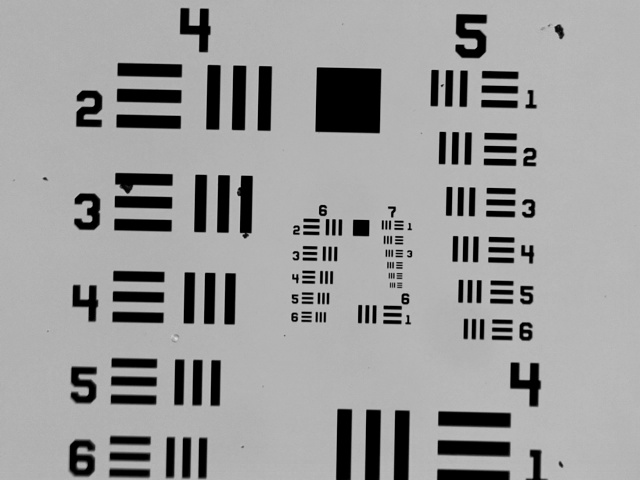
#> input picture calibration/drift_image.jpg, 640 x 480 px
$ python -i analyse_usaf_image.py   (imports and definitions only)
#> lines starting #> are read from the running program, lines starting #| are printed output that depends on the picture; long printed decimals are rounded
# -*- coding: utf-8 -*-
"""
Analyse a USAF test target image, to determine the image's dimensions.

See: https://en.wikipedia.org/wiki/1951_USAF_resolution_test_chart

(c) Richard Bowman 2017, released under GNU GPL


From Wikipedia, the number of line pairs/mm is 2^(g+(h-1)/6) where g is the
"group number" and h is the "element number".  Each group has 6 elements,
numbered from 1 to 6.  My ThorLabs test target goes down to group 7, meaning
the finest pitch is 2^(7+(6-1)/6)=2^(47/8)=

"""
from __future__ import print_function
from matplotlib import pyplot as plt
import matplotlib.patches

from skimage import data
from skimage.feature import corner_harris, corner_subpix, corner_peaks
from skimage.transform import warp, AffineTransform
from skimage.draw import ellipse
from skimage.io import imread
import numpy as np
import cv2
from sklearn.cluster import MeanShift
from contextlib import closing

import scipy.ndimage
import scipy.interpolate
import itertools
import os.path
import os
import sys
from skimage.io import imread
from matplotlib.backends.backend_pdf import PdfPages

#################### Rotate the image so the bars are X/Y aligned #############
# [44 lines left out: function find_image_orientation, not called in this run]


################### Find the bars ############################

def template(n):
    """Generate a template image of three horizontal bars, n x n pixels

    NB the bars occupy the central square of the template, with a margin
    equal to one bar all around.  There are 3 bars and 2 spaces between,
    so bars are m=n/7 wide.

    returns: n x n numpy array, uint8
    """
    n = int(n)
    template = np.ones((n, n), dtype=np.uint8)
    template *= 255

    for i in range(3):
        template[n//7:-n//7,  (1 + 2*i) * n//7:(2 + 2*i) * n//7] = 0
    return template

def find_elements(image,
                  template_fn=template,
                  scale_increment=1.04,
                  n_scales=100,
                  return_all=False):
    """Use a multi-scale template match to find groups of 3 bars in the image.

    We return a list of tuples, (score, (x,y), size) for each match.

    image: a 2D uint8 numpy array in which to search
    template_fn: a function to generate a square uint8 array, which takes one
        argument n that specifies the side length of the square.
    scale_increment: the factor by which the template size is increased each
        iteration.  Should be a floating point number a little bigger than 1.0
    n_scales: the number of sizes searched.  The largest size is half the image
        size.

    """
    matches = []
    start = np.log(image.shape[0]/2)/np.log(scale_increment) - n_scales
    print("Searching for targets", end='')
    for nf in np.logspace(start, start + n_scales, base=scale_increment):
        if nf < 28:  #There's no point bothering with tiny boxes...
            continue
        templ = template(nf) #NB n is rounded down from nf
        res = cv2.matchTemplate(image,templ,cv2.TM_CCOEFF_NORMED)
        min_val, max_val, min_loc, max_loc = cv2.minMaxLoc(res)
        matches.append((max_val, max_loc, templ.shape[0]))
        print('.', end='')
    print("done")

    # Take the matches at different scales and filter out the good ones
    scores = np.array([m[0] for m in matches])
    threshold_score = (scores.max() + scores.min()) / 2
    filtered_matches = [m for m in matches if m[0] > threshold_score]

    # Group overlapping matches together, and pick the best one
    def overlap1d(x1, n1, x2, n2):
        """Return the overlapping length of two 1d regions

        Draw four positions, indicating the edges of the regions (i.e. x1,
        c1+n1, x2, x2+n2).  The smallest distance between a starting edge (x1
        or x2) and a stopping edge (x+n) gives the overlap.  This will be
        one of the four values in the min().  The overlap can't be <0, so if
        the minimum is negative, return zero.
        """
        return max(min(x1 + n1 - x2, x2 + n2 - x1, n1, n2), 0)

    unique_matches = []
    while len(filtered_matches) > 0:
        current_group = []
        new_matches = [filtered_matches.pop()]
        while len(new_matches) > 0:
            current_group += new_matches
            new_matches = []
            for m1 in filtered_matches:
                for m2 in current_group:
                    s1, (x1, y1), n1 = m1
                    s2, (x2, y2), n2 = m2
                    overlap = (overlap1d(x1, n1, x2, n2) *
                               overlap1d(y1, n1, y2, n2))
                    if overlap > 0.5 * min(n1, n2)**2:
                        new_matches.append(m1)
                        filtered_matches.remove(m1)
                        break
        # Now we should have current_group full of overlapping matches.  Pick
        # the best one.
        best_score_index = np.argmax([m[0] for m in current_group])
        unique_matches.append(current_group[best_score_index])

    elements = unique_matches
    if return_all:
        return elements, matches
    else:
        return elements


def plot_matches(image, elements, elements_T=[]):
    """Plot the image, then highlight the groups."""
    f, ax = plt.subplots(1,1)
    if len(image.shape)==2:
        ax.imshow(image, cmap='gray')
    elif len(image.shape)==3 and image.shape[2]==3 or image.shape[2]==4:
        ax.imshow(image)
    else:
        raise ValueError("The image must be 2D or 3D")
    for score, (x, y), n in elements:
        ax.add_patch(matplotlib.patches.Rectangle((x,y), n, n,
                                                  fc='none', ec='red'))
    for score, (y, x), n in elements_T:
        ax.add_patch(matplotlib.patches.Rectangle((x,y), n, n,
                                                  fc='none', ec='blue'))
    return f


def find_peak_position(y, **kwargs):
    """Use spline interpolation to find the peak position of a curve.

    We differentiate the curve numerically (no smoothing) then use a spline to
    find the root closest to the middle.  Additional keyword arguments are
    passed to `scipy.interpolate.UnivariateSpline`.

    returns: the floating-point x value (i.e. index) of the peak.
    """
    n = len(y)
    try:
        spline = scipy.interpolate.UnivariateSpline(np.arange(n-1)+0.5,
                                                    np.diff(y), **kwargs)
    except Exception as e:
        print("Problem: spline failed for data of size {}".format(n))
        raise e
    return spline.roots()[np.argmin((spline.roots()-n/2)**2)] #pick centre root

# Now we've got a list of good elements in the image, with approximate sizes.
# We can extract these for further analysis.
def analyse_elements(image, elements, plot=False):
    """Calculate the precise period of each group of bars, from autocorrelation

    returns: a list of tuples, (p1, p2) for each element, where p1 and p2 are
    the distances between the two outer bars and the central bar.

    It also correlates each row of the image with the average row, which allows
    us to correct the values for tilt.
    """
    if plot: f, axes = plt.subplots(2,len(elements))
    else: f, axes = None, [[None]*len(elements)]*2
    analysis = []
    for (score, (x, y), n), ax0, ax1 in zip(elements, axes[0], axes[1]):
        try:
            gray_roi = image[y:y+n, x:x+n]
            marginal = np.mean(gray_roi[n*3//14:-n*3//14, :], axis=0)
                                    # average over the bars, ignoring the ends
            target = marginal[np.newaxis, n//14:-n//14].astype(np.uint8)
                            # target is a 1px-high image with 3 bars in it
            # We correlate the thin target with each row of the image, to
            # recover the tilt of the image.
            slant = cv2.matchTemplate(gray_roi[n*3//14:-n*3//14, :],
                                      target.astype(np.uint8), cv2.TM_CCOEFF_NORMED)
            # threshold and centre of mass for each row
            slant -= slant.min(axis=1)[:,np.newaxis]
            slant /= slant.max(axis=1)[:,np.newaxis]
            slant -= 0.8
            slant[slant < 0] = 0
            shifts = np.sum(slant * np.arange(slant.shape[1]), axis=1)/np.sum(slant, axis=1)
            gradient, offset = np.polyfit(np.arange(len(shifts)), shifts, 1)
            tilt = np.arctan(gradient) # fit the peak in each row to find the angle

            centre = marginal[n*5//14:n*9//14] #the central bar
            ccor = np.convolve(marginal, centre[::-1] - np.mean(centre), mode='valid')
                            # NB the central peak will always be at ccor[n*5//14]
                            # Outer peaks should be that +/- n*2//7
            if plot: ax1.plot(np.abs(np.arange(len(ccor)) - n*5//14), ccor)
            maxcor = ccor[n*5//14]
            period_1 = n*5//14 - find_peak_position(ccor[:n//7])
            period_1 *= np.cos(tilt)
            period_2 = find_peak_position(ccor[4*n//7:]) + 4*n//7 - n*5//14
            period_2 *= np.cos(tilt)
            if plot:
                for x in [period_1, period_2]:
                    ax1.plot(np.abs([x, x]), [0, maxcor])
                ax0.imshow(gray_roi, cmap="cubehelix")
                ax0.axis("off")
                ys = np.arange(len(shifts)) + 3*n//14
                cx = (n-1.)/2
                ax0.plot(shifts - np.mean(shifts) + cx, ys, 'r+') # plot fitted X values
                for x in [-period_1, 0, period_2]:
                    ax0.plot(x + (ys - np.mean(ys)) * np.tan(tilt) + cx, ys - x * np.tan(tilt), 'b-')

            analysis.append((period_1, period_2))
        except Exception as e:
            print("Exception: {}".format(e))
    if plot:
        return f, analysis
    else:
        return analysis

def fit_periods(periods, gray_image, g=5, h=6, plot=True):
    """Assume the smallest element is group g, element h, and analyse.

    We return a dictionary with relevant parameters of the image.  This
    fits the measured periods of elements in the image to the known
    periods of the USAF pattern, assuming that the smallest period is
    group <g> element <h>.  If plot is set to True, the periods are
    plotted on a graph along with the line of best fit used to calculate
    the magnification.
    """
    minp = np.max(gray_image.shape)
    for p in periods:
        p.sort()
        minp = min(minp, min(p))

    xs = []
    for p in periods:
        # The sizes ought to be quantised in the sixth root of 2
        xs.append(2**(np.round(np.log(p/minp)/np.log(2)*6)/6))
   # x = 2**(np.arange(len(p1))/6)
    if plot:
        f, ax = plt.subplots(1,1)
        for x, p in zip(xs, periods):
            ax.plot(x, p, 'o')
    #assume the X and Y magnifications are equal...
    m = np.polyfit(np.concatenate(xs), np.concatenate(periods), 1)
    if plot:
        ax.plot(x, m[0]*x + m[1], '-')
    print("Linear fitting gives the smallest period as {} pixels".format(m[0]))
    rs = np.concatenate(periods)/np.concatenate(xs)
    period_gradient = np.mean(rs)
    period_gradient_se = np.std(rs)/np.sqrt(len(rs) - 1)
    if plot:
        ax.plot(x, period_gradient*x, '-')
    print("Assuming intercept is zero gives {} +/- {}".format(rs.mean(),
                                              rs.std()/np.sqrt(len(rs)-1)))
    print("Assuming smallest block is group {}, element {},".format(g,h))
    line_pairs_mm = 2**(g + (h - 1)/6.0)
    period_um = 1000 / line_pairs_mm
    pixel_nm = 1000 * period_um / period_gradient
    pixel_nm_se = pixel_nm / period_gradient * period_gradient_se
    print("pixel size is {:.1f} +/- {:.1f} nm".format(pixel_nm, pixel_nm_se))
    FoV = np.array(gray_image.T.shape) * pixel_nm / 1000.0
    print("FOV is {:.1f}x{:.1f}um +/- {:.2f}%".format(FoV[0], FoV[1], pixel_nm_se/pixel_nm*100))
    diagonal = np.sqrt(np.sum(FoV**2))
    print("diagonal is {:.1f} +/- {:.1f} um".format(diagonal,
                                            diagonal * pixel_nm_se/pixel_nm))
    parameters = {
            'group':g,
            'element':h,
            'pixel_nm':pixel_nm,
            'pixel_nm_se':pixel_nm_se,
            'field_of_view':FoV,
            'field_of_view_x':FoV[0],
            'field_of_view_y':FoV[1],
            'pixels':gray_image.T.shape,
            'pixels_x':gray_image.T.shape[0],
            'pixels_y':gray_image.T.shape[1],
            'diagonal':diagonal,
            'fractional_standard_error':pixel_nm_se/pixel_nm,
            'smallest_period_pixels':period_gradient,
            'smallest_period_se':period_gradient_se,
            'polyfit_coefficients':m,
            }
    if plot:
        return f, parameters
    else:
        return parameters

def analyse_image(gray_image, pdf=None):
    """Find USAF groups in the image and fit them to determine magnification.

    This is the top-level function that you should call to analyse an image.
    The image should be a 2D numpy array.  If the optional "pdf" argument is
    supplied, several graphs will be plotted into the given PdfPages object.

    returns: fig, parameters

    fig is a matplotlib figure object plotting to the image with each
    element highlighted in a box.
    parameters is a dictionary summarising the fitted values, as returned
    by fit_periods."""
    elementsx, matchesx = find_elements(gray_image, return_all=True)
    elementsy, matchesy = find_elements(gray_image.T, return_all=True)
    fig = plot_matches(gray_image, elementsx, elementsy)
    fax, analysisx = analyse_elements(gray_image, elementsx, plot=True)
    fay, analysisy = analyse_elements(gray_image.T, elementsy, plot=True)

    #Now generate four lists, of first/second periods in X and Y
    periods = [[a[i] for a in analysis]
                for i in range(2) for analysis in (analysisx, analysisy)]

    ffit, parameters = fit_periods(periods, gray_image)

    if pdf is not None:
        for f in [fig, fax, fay, ffit]:
            pdf.savefig(f)
    for f in [fax, fay, ffit]:
        plt.close(f)
    return fig, parameters

# [40 lines left out: functions analyse_file, analyse_folders, not called in this run]

# [13 lines not run here, left out]

>>> import cv2
>>> picture = cv2.imread('drift_image.jpg', cv2.IMREAD_GRAYSCALE)
#> picture is the input picture: shape (480, 640); min 0, max 224, mean 155.3
>>> result = analyse_image(picture)
#> the loop in find_elements, `for nf in np.logspace(start, start + n_scales, base=scale_increment):` made 50 passes
#> (min_val, max_val, min_loc, max_loc) on passes 24 to 27: (-0.4, 0.971, (486, 213), (460, 315)), (-0.418, 0.914, (484, 161), (454, 276)), (-0.419, 0.959, (443, 227), (448, 232)), (-0.407, 0.884, (437, 178), (442, 183))
#> after the loop in find_elements, `for nf in np.logspace(start, start + n_scales, base=scale_increment):`:
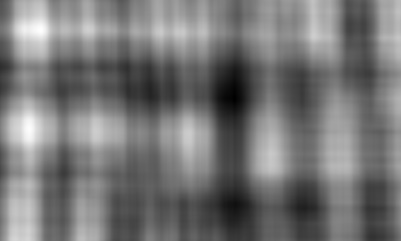
#> res: shape (241, 401) float32; min -0.222, max 0.27, mean 0.00653; drawn with min black and max white
#> after the loop in find_elements, `for nf in np.logspace(start, start + n_scales, base=scale_increment):`: matches = 27 items
#> in find_elements, `scores = np.array([m[0] for m in matches])`: scores = 27 values, max 0.971 at index 0, min 0.27 at index 26, mean 0.68
#> in find_elements, `threshold_score = (scores.max() + scores.min()) / 2`: threshold_score = 0.62
#> in find_elements, `filtered_matches = [m for m in matches if m[0] > threshold_score]`: filtered_matches = 16 items
#> the loop in find_elements, `while len(filtered_matches) > 0:` made 10 passes
#> best_score_index on passes 1 to 4: 1, 1, 0, 0
#> after the loop in find_elements, `while len(filtered_matches) > 0:`: filtered_matches = []; unique_matches = [(0.954, (194, 52), 91), (0.903, (185, 165), 78), (0.968, (174, 263), 72), (0.915, (165, 350), 66), (0.921, (424, 63), 52), (0.926, (434, 127), 44), (0.906, (441, 182), 41), (0.959, (448, 232), 35), (0.914, (454, 276), 32), (0.971, (460, 315), 29)]
#> in find_elements, `elements = unique_matches`: elements has the same summary as unique_matches
#> in analyse_image, `elementsx, matchesx = find_elements(gray_image, return_all=True)`: elementsx has the same summary as unique_matches in find_elements; matchesx = 27 items
#> call 2 of find_elements, with scale_increment = 1.04, n_scales = 100, return_all = True
#> the loop in find_elements (call 2), `for nf in np.logspace(start, start + n_scales, base=scale_increment):` made 50 passes
#> (min_val, max_val, min_loc, max_loc) on passes 20 to 23: (-0.448, 0.953, (320, 480), (316, 488)), (-0.452, 0.931, (273, 494), (277, 487)), (-0.473, 0.903, (228, 475), (233, 485)), (-0.445, 0.908, (227, 474), (232, 484))
#> after the loop in find_elements (call 2), `for nf in np.logspace(start, start + n_scales, base=scale_increment):`:
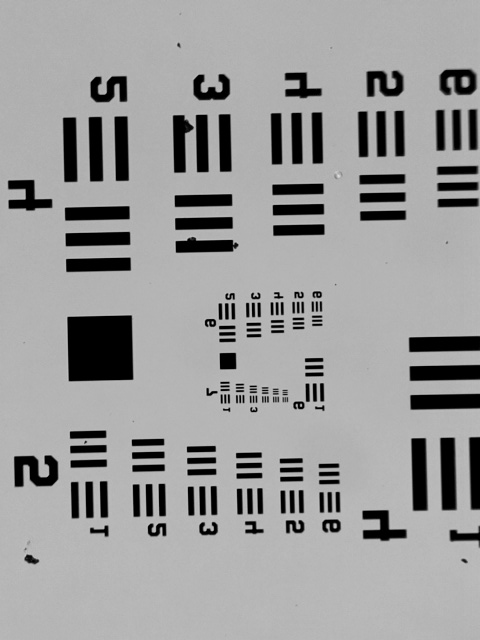
#> image: shape (640, 480); min 0, max 224, mean 155.3
#> after the loop in find_elements (call 2), `for nf in np.logspace(start, start + n_scales, base=scale_increment):`:
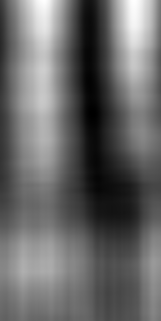
#> res: shape (321, 161) float32; min -0.224, max 0.359, mean 0.0164; drawn with min black and max white
#> after the loop in find_elements (call 2), `for nf in np.logspace(start, start + n_scales, base=scale_increment):`: matches = 31 items
#> in find_elements (call 2), `scores = np.array([m[0] for m in matches])`: scores = 31 values, max 0.959 at index 6, min 0.239 at index 26, mean 0.657
#> in find_elements (call 2), `threshold_score = (scores.max() + scores.min()) / 2`: threshold_score = 0.599
#> in find_elements (call 2), `filtered_matches = [m for m in matches if m[0] > threshold_score]`: filtered_matches = 17 items
#> the loop in find_elements (call 2), `while len(filtered_matches) > 0:` made 11 passes
#> best_score_index on passes 1 to 4: 0, 1, 0, 1
#> after the loop in find_elements (call 2), `while len(filtered_matches) > 0:`: filtered_matches = []; unique_matches = 11 items
#> in analyse_image, `elementsy, matchesy = find_elements(gray_image.T, return_all=True)`: matchesy = 31 items
#> the loop in plot_matches, `for score, (x, y), n in elements:` made 10 passes
#> (score, x, y, n) on passes 1 to 4: (0.954, 194, 52, 91), (0.903, 185, 165, 78), (0.968, 174, 263, 72), (0.915, 165, 350, 66)
#> the loop in plot_matches, `for score, (y, x), n in elements_T:` made 11 passes
#> (score, y, x, n) on passes 1 to 4: (0.634, 367, 423, 104), (0.932, 52, 106, 88), (0.919, 162, 103, 82), (0.956, 263, 104, 69)
#> the loop in analyse_elements, `for (score, (x, y), n), ax0, ax1 in zip(elements, axes[0], axes[1]):` made 10 passes
#> (score, y, gradient, offset, tilt, maxcor) on passes 1 to 4: (0.954, 52, -0.0208, 6.52, -0.0208, 187476.8), (0.903, 165, -0.0152, 5.35, -0.0152, 167169.9), (0.968, 263, -0.0175, 5.36, -0.0175, 150523.2), (0.915, 350, -0.0202, 4.38, -0.0202, 134000.4)
#> (printed output is left out)
#> pass 1, in analyse_elements, `gray_roi = image[y:y+n, x:x+n]`:
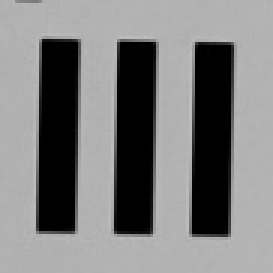
#> gray_roi: shape (91, 91) (shown 3 times larger); min 0, max 189, mean 123.9
#> after the loop in analyse_elements, `for (score, (x, y), n), ax0, ax1 in zip(elements, axes[0], axes[1]):`: analysis = [(25.69, 25.69), (22.86, 22.76), (20.37, 20.35), (18.14, 18.14), (14.49, 14.5), (12.88, 12.88), (11.5, 11.42), (10.18, 10.18)]
#> in analyse_image, `fax, analysisx = analyse_elements(gray_image, elementsx, plot=True)`: analysisx has the same summary as analysis in analyse_elements
#> the loop in analyse_elements (call 2), `for (score, (x, y), n), ax0, ax1 in zip(elements, axes[0], axes[1]):` made 11 passes
#> (score, y, gradient, offset, tilt, maxcor) on passes 1 to 4: (0.634, 423, 0.0245, 6.29, 0.0245, 214601.8), (0.932, 106, 0.0208, 5.47, 0.0208, 172600.6), (0.919, 103, 0.0118, 4.72, 0.0118, 154849.7), (0.956, 104, 0.0189, 3.65, 0.0189, 133901.4)
#> (printed output is left out)
#> pass 1, in analyse_elements (call 2), `gray_roi = image[y:y+n, x:x+n]`:
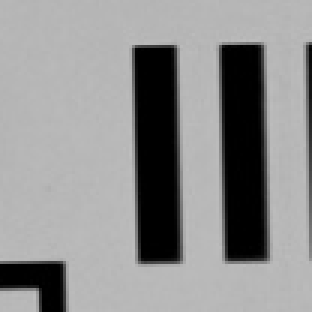
#> gray_roi: shape (104, 104) (shown 3 times larger); min 0, max 189, mean 142.2
#> after the loop in analyse_elements (call 2), `for (score, (x, y), n), ax0, ax1 in zip(elements, axes[0], axes[1]):`: analysis = [(30.77, 28.91), (25.75, 25.76), (22.79, 22.93), (20.41, 20.42), (18.21, 18.26), (14.48, 14.46), (12.9, 12.86), (11.5, 11.43), (10.22, 10.17)]
#> in analyse_image, `fay, analysisy = analyse_elements(gray_image.T, elementsy, plot=True)`: analysisy has the same summary as analysis in analyse_elements
#> in analyse_image, `periods = [[a[i] for a in analysis] for i in range(2) for analysis in ..`: periods = [[25.69, 22.86, 20.37, 18.14, 14.49, 12.88, 11.5, 10.18], [30.77, 25.75, 22.79, 20.41, 18.21, 14.48, 12.9, 11.5, 10.22], [25.69, 22.76, 20.35, 18.14, 14.5, 12.88, 11.42, 10.18], [28.91, 25.76, 22.93, 20.42, 18.26, 14.46, 12.86, 11.43, 10.17]]
#> in fit_periods, `minp = np.max(gray_image.shape)`: minp = 640
#> the loop in fit_periods, `for p in periods:` made 4 passes
#> minp on passes 1, 3: 10.18, 10.18
#> the loop in fit_periods, `for p in periods:` made 4 passes
#> after the loop in fit_periods, `for p in periods:`: xs = [[1, 1.12, 1.26, 1.41, 1.78, 2, 2.24, 2.52], [1, 1.12, 1.26, 1.41, 1.78, 2, 2.24, 2.52, 3.17], [1, 1.12, 1.26, 1.41, 1.78, 2, 2.24, 2.52], [1, 1.12, 1.26, 1.41, 1.78, 2, 2.24, 2.52, 2.83]]
#> the loop in fit_periods, `for x, p in zip(xs, periods):` made 4 passes
#> (x, p) on passes 1, 3: ([1, 1.12, 1.26, 1.41, 1.78, 2, 2.24, 2.52], [10.18, 11.5, 12.88, 14.49, 18.14, 20.37, 22.86, 25.69]), ([1, 1.12, 1.26, 1.41, 1.78, 2, 2.24, 2.52], [10.18, 11.42, 12.88, 14.5, 18.14, 20.35, 22.76, 25.69])
#> in fit_periods, `m = np.polyfit(np.concatenate(xs), np.concatenate(periods), 1)`: m = [10, 0.312]
#| Linear fitting gives the smallest period as 9.999 pixels
#> in fit_periods, `rs = np.concatenate(periods)/np.concatenate(xs)`: rs = 34 values, max 10.26 at index 20, min 9.69 at index 16, mean 10.19
#> in fit_periods, `period_gradient = np.mean(rs)`: period_gradient = 10.19
#> in fit_periods, `period_gradient_se = np.std(rs)/np.sqrt(len(rs) - 1)`: period_gradient_se = 0.0159
#| Assuming intercept is zero gives 10.191 +/- 0.01594
#> in fit_periods, `pixel_nm = 1000 * period_um / period_gradient`: pixel_nm = 1721
#> in fit_periods, `pixel_nm_se = pixel_nm / period_gradient * period_gradient_se`: pixel_nm_se = 2.69
#| pixel size is 1721.0 +/- 2.7 nm
#> in fit_periods, `FoV = np.array(gray_image.T.shape) * pixel_nm / 1000.0`: FoV = [1101.4, 826.1]
#| FOV is 1101.4x826.1um +/- 0.16%
#> in fit_periods, `diagonal = np.sqrt(np.sum(FoV**2))`: diagonal = 1376.8
#| diagonal is 1376.8 +/- 2.2 um
#> in analyse_image, `ffit, parameters = fit_periods(periods, gray_image)`: parameters = 15 items
#> the loop in analyse_image, `for f in [fax, fay, ffit]:` made 3 passes
#> pass 1, in analyse_image, `plt.close(f)`:
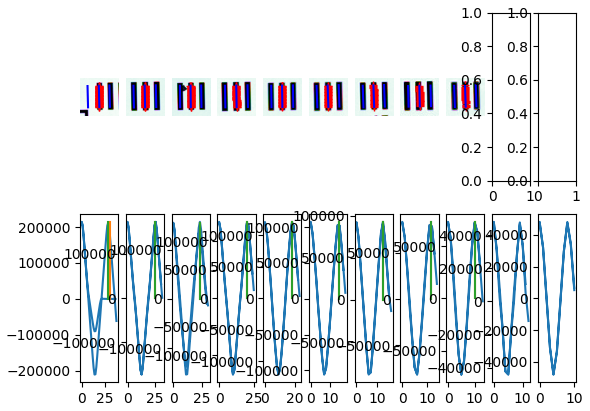
#> figure drawn by matplotlib, 20 panels
#> pass 1, in analyse_image, `plt.close(f)`:
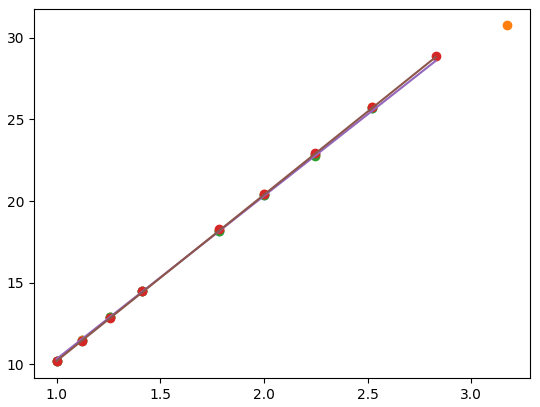
#> figure drawn by matplotlib, 1 panel
